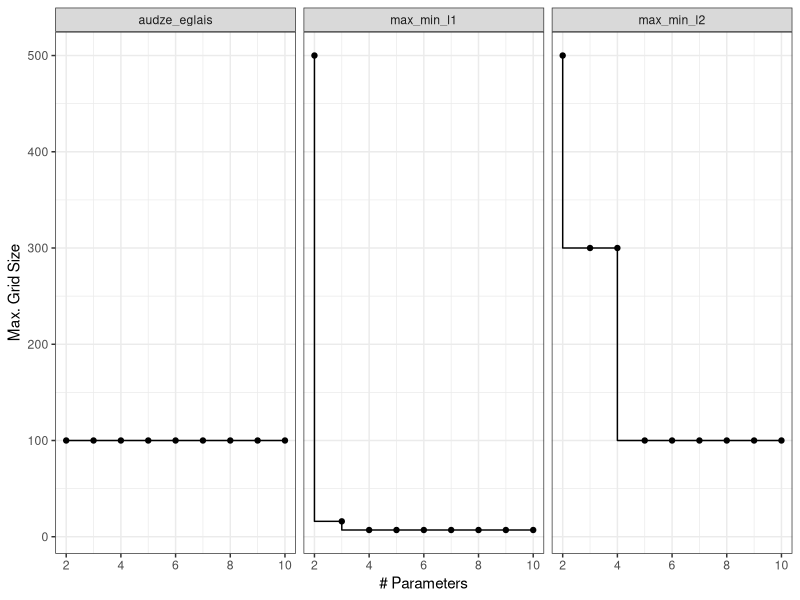

Write the R code that produced this figure.
## ---- chunk 1
knitr::opts_chunk$set(
  collapse = TRUE,
  comment = "#>",
  fig.path = "man/figures/README-",
  out.width = "100%"
)
## ---- chunk 2
#| label: designs
#| echo: false
#| fig.height: 3
#| fig.width: 8

info <- tibble::tribble(
           ~type, ~num_param, ~max_size,
  "audze_eglais",         2L,      100L,
    "max_min_l1",         2L,      500L,
    "max_min_l2",         2L,      500L,
  "audze_eglais",         3L,      100L,
    "max_min_l1",         3L,       16L,
    "max_min_l2",         3L,      300L,
  "audze_eglais",         4L,      100L,
    "max_min_l1",         4L,        7L,
    "max_min_l2",         4L,      300L,
  "audze_eglais",         5L,      100L,
    "max_min_l1",         5L,        7L,
    "max_min_l2",         5L,      100L,
  "audze_eglais",         6L,      100L,
    "max_min_l1",         6L,        7L,
    "max_min_l2",         6L,      100L,
  "audze_eglais",         7L,      100L,
    "max_min_l1",         7L,        7L,
    "max_min_l2",         7L,      100L,
  "audze_eglais",         8L,      100L,
    "max_min_l1",         8L,        7L,
    "max_min_l2",         8L,      100L,
  "audze_eglais",         9L,      100L,
    "max_min_l1",         9L,        7L,
    "max_min_l2",         9L,      100L,
  "audze_eglais",        10L,      100L,
    "max_min_l1",        10L,        7L,
    "max_min_l2",        10L,      100L
  )

library(ggplot2)

ggplot(info, aes(num_param, max_size)) + 
  geom_point() + 
  geom_step(direction = "vh") + 
  facet_wrap(~ type) +
  labs(x = "# Parameters", y = "Max. Grid Size") +
  theme_bw()
